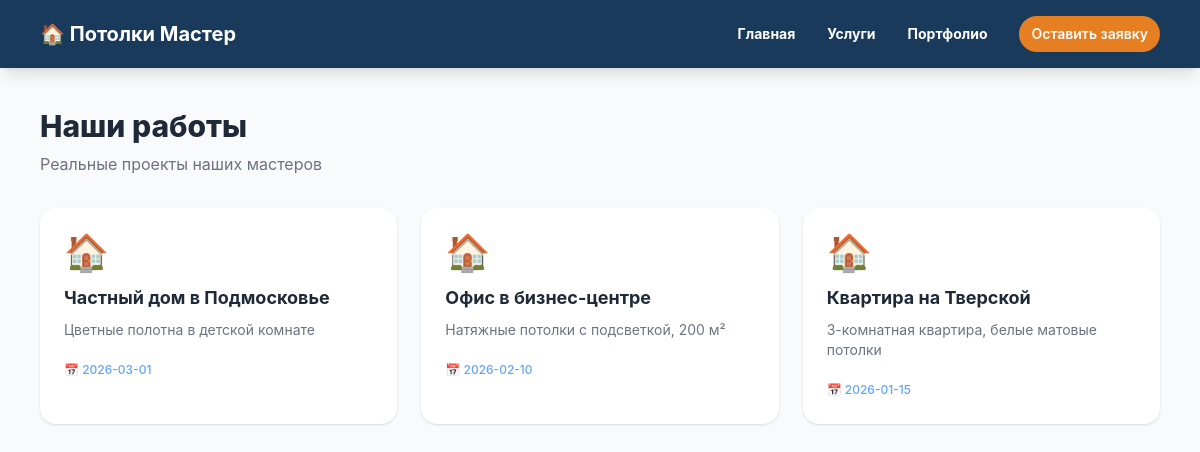
The app's page /portfolio with its own data.
### tables this page shows
CREATE TABLE portfolio (
            id INTEGER PRIMARY KEY AUTOINCREMENT,
            title TEXT NOT NULL,
            description TEXT,
            date TEXT
        );

### app.py (the view)
@app.route('/portfolio')
def portfolio():
    conn = get_db()
    works = conn.execute('SELECT * FROM portfolio ORDER BY date DESC').fetchall()
    conn.close()
    return render_template('portfolio.html', works=works)

### database.py (called while the page is built)
def get_db():
    conn = sqlite3.connect('potolki.db')
    conn.row_factory = sqlite3.Row
    return conn

### templates/portfolio.html (shortened to what this page needs)
{% extends "base.html" %}
{% block content %}
<h1 class="text-3xl font-extrabold text-gray-800 mb-2">Наши работы</h1>
<p class="text-gray-500 mb-8">Реальные проекты наших мастеров</p>
<div class="grid grid-cols-1 md:grid-cols-2 lg:grid-cols-3 gap-6">
    {% for work in works %}
    <div class="bg-white rounded-2xl shadow p-6 hover:shadow-lg transition">
        <div class="text-4xl mb-3">🏠</div>
        <h3 class="text-lg font-bold text-gray-800 mb-2">{{ work.title }}</h3>
        <p class="text-gray-500 text-sm mb-4">{{ work.description }}</p>
        <span class="text-xs text-blue-400 font-medium">📅 {{ work.date }}</span>
    </div>
    {% endfor %}
</div>
{% endblock %}

### records on screen
portfolio: title "Частный дом в Подмосковье", description "Цветные полотна в детской комнате", date "2026-03-01"
portfolio: title "Офис в бизнес-центре", description "Натяжные потолки с подсветкой, 200 м²", date "2026-02-10"
portfolio: title "Квартира на Тверской", description "3-комнатная квартира, белые матовые потолки", date "2026-01-15"
